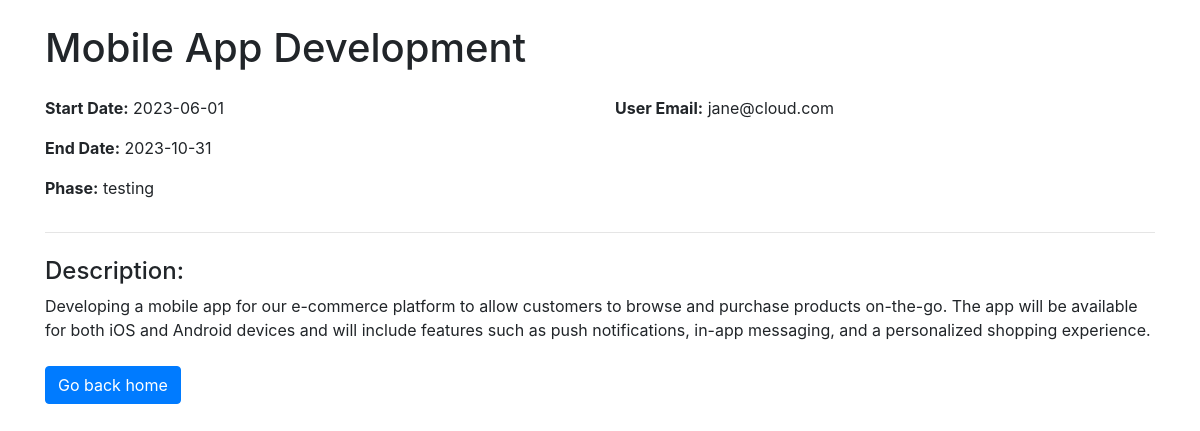
The app's page /project_details.php?pid=2 with its own data.
### tables this page shows
CREATE TABLE `projects` (
  `pid` int(10) UNSIGNED NOT NULL,
  `title` varchar(100) NOT NULL,
  `start_date` date DEFAULT NULL,
  `end_date` date DEFAULT NULL,
  `phase` enum('design','development','testing','deployment','complete') DEFAULT NULL,
  `description` varchar(500) DEFAULT NULL,
  `uid` int(10) UNSIGNED NOT NULL
);

CREATE TABLE `users` (
  `uid` int(10) UNSIGNED NOT NULL,
  `username` varchar(255) NOT NULL,
  `password` varchar(255) NOT NULL,
  `email` varchar(255) NOT NULL
);

### project_details.php (the view, shortened to what this page needs)
<?php
if (isset($_GET['pid'])) {
    $pid = $_GET['pid'];
} else {
    echo "Error: Project ID not specified.";
    exit;
}
require_once 'dbconnect.php';
try {
    $sql = "SELECT * FROM projects WHERE pid = :pid";
    $stmt = $db->prepare($sql);
    $stmt->bindParam(':pid', $pid);
    $stmt->execute();
    $project = $stmt->fetch(PDO::FETCH_ASSOC);
    $sql = "SELECT users.email FROM users JOIN projects ON users.uid = projects.uid WHERE projects.pid = :pid";
    $stmt = $db->prepare($sql);
    $stmt->bindParam(':pid', $pid);
    $stmt->execute();
    $email = $stmt->fetchColumn();
} catch (PDOException $e) {
    echo "Connection failed: " . $e->getMessage();
    exit;
}
?>
<!DOCTYPE html>
<html>
<head>
    <link rel="stylesheet" href="https://maxcdn.bootstrapcdn.com/bootstrap/4.5.2/css/bootstrap.min.css">
</head>
<body>
    <div class="container">
        <h1 class="my-4"><?php echo $project['title']; ?></h1>
        <div class="row">
            <div class="col-md-6">
                <p><strong>Start Date:</strong> <?php echo $project['start_date']; ?></p>
                <p><strong>End Date:</strong> <?php echo $project['end_date']; ?></p>
                <p><strong>Phase:</strong> <?php echo $project['phase']; ?></p>
            </div>
            <div class="col-md-6">
                <p><strong>User Email:</strong> <?php echo $email; ?></p>
            </div>
        </div>
        <hr>
        <div class="my-4">
            <h4>Description:</h4>
            <p><?php echo $project['description']; ?></p>
        </div>
        <a href="index.php" class="btn btn-primary">Go back home</a>
    </div>
</body>
</html>

### records on screen
projects: title "Mobile App Development", start_date "2023-06-01", end_date "2023-10-31", phase "testing", description "Developing a mobile app for our e-commerce platform to allow customers to browse and purchase products on-the-go. The app will be available for both iOS and Android devices and will include features such as push notifications, in-app messaging, and a personalized shopping experience."
users: email "jane@cloud.com"
